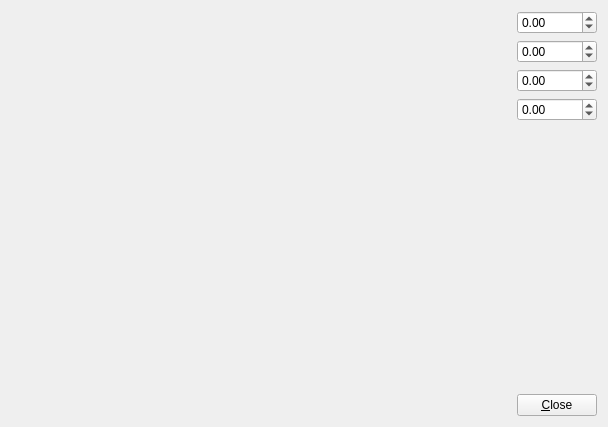
<?xml version="1.0" encoding="UTF-8"?>
<ui version="4.0">
 <class>mainDialog</class>
 <widget class="QWidget" name="mainDialog">
  <property name="geometry">
   <rect>
    <x>0</x>
    <y>0</y>
    <width>608</width>
    <height>427</height>
   </rect>
  </property>
  <property name="windowTitle">
   <string>Form</string>
  </property>
  <layout class="QHBoxLayout" name="horizontalLayout">
   <item>
    <layout class="QVBoxLayout" name="glLayout">
     <item>
      <spacer name="horizontalSpacer">
       <property name="orientation">
        <enum>Qt::Horizontal</enum>
       </property>
       <property name="sizeHint" stdset="0">
        <size>
         <width>238</width>
         <height>20</height>
        </size>
       </property>
      </spacer>
     </item>
    </layout>
   </item>
   <item>
    <layout class="QVBoxLayout" name="verticalLayout_2">
     <item>
      <layout class="QVBoxLayout" name="verticalLayout">
       <item>
        <widget class="QDoubleSpinBox" name="zdistSpinBox">
         <property name="minimum">
          <double>-1000.000000000000000</double>
         </property>
         <property name="maximum">
          <double>1000.000000000000000</double>
         </property>
        </widget>
       </item>
       <item>
        <widget class="QDoubleSpinBox" name="rotxSpinBox">
         <property name="minimum">
          <double>-1000.000000000000000</double>
         </property>
         <property name="maximum">
          <double>1000.000000000000000</double>
         </property>
         <property name="singleStep">
          <double>1.000000000000000</double>
         </property>
        </widget>
       </item>
       <item>
        <widget class="QDoubleSpinBox" name="rotySpinBox">
         <property name="minimum">
          <double>-1000.000000000000000</double>
         </property>
         <property name="maximum">
          <double>1000.000000000000000</double>
         </property>
         <property name="singleStep">
          <double>1.000000000000000</double>
         </property>
        </widget>
       </item>
       <item>
        <widget class="QDoubleSpinBox" name="rotzSpinBox">
         <property name="minimum">
          <double>-1000.000000000000000</double>
         </property>
         <property name="maximum">
          <double>1000.000000000000000</double>
         </property>
         <property name="singleStep">
          <double>1.000000000000000</double>
         </property>
        </widget>
       </item>
      </layout>
     </item>
     <item>
      <spacer name="verticalSpacer">
       <property name="orientation">
        <enum>Qt::Vertical</enum>
       </property>
       <property name="sizeHint" stdset="0">
        <size>
         <width>20</width>
         <height>40</height>
        </size>
       </property>
      </spacer>
     </item>
     <item>
      <widget class="QPushButton" name="closeButton">
       <property name="text">
        <string>&amp;Close</string>
       </property>
      </widget>
     </item>
    </layout>
   </item>
  </layout>
 </widget>
 <resources/>
 <connections/>
</ui>
